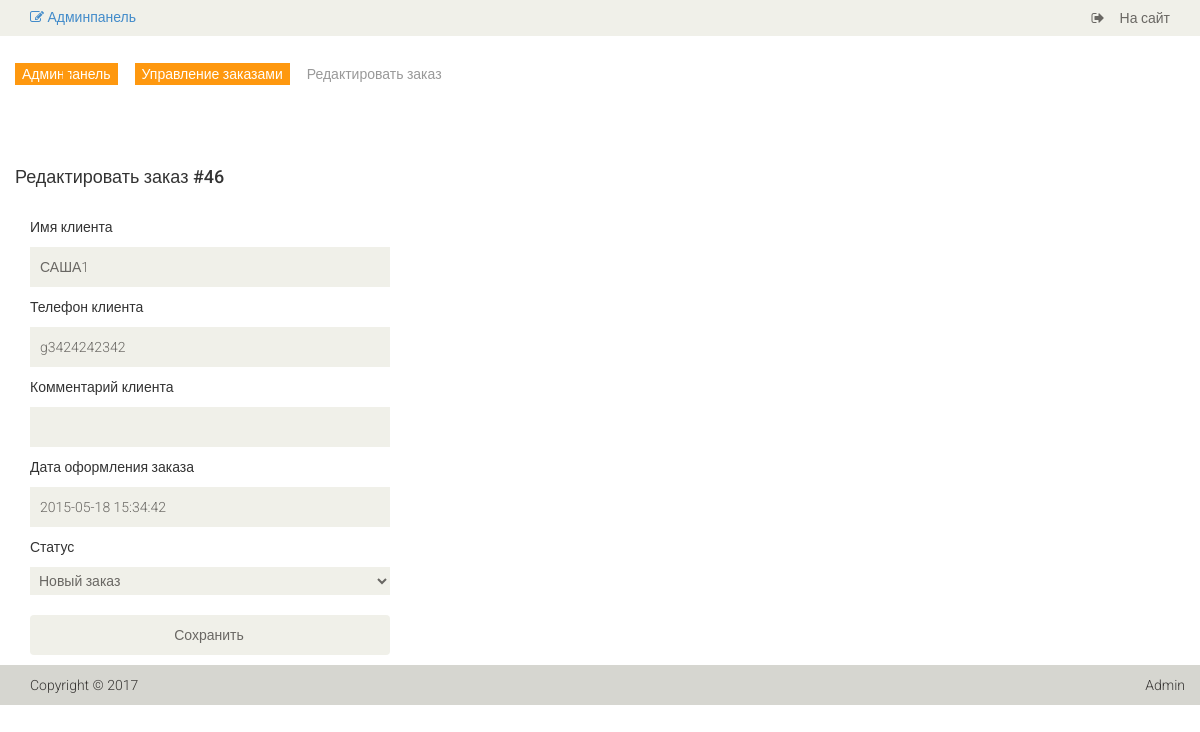
The app's page /admin/order/update/46 (signed in) with its own data.
### tables this page shows
CREATE TABLE `product_order` (
  `id` int(11) NOT NULL,
  `user_name` varchar(255) NOT NULL,
  `user_phone` varchar(255) NOT NULL,
  `user_comment` text NOT NULL,
  `user_id` int(11) DEFAULT NULL,
  `date` timestamp NOT NULL DEFAULT current_timestamp(),
  `products` text NOT NULL,
  `status` int(11) NOT NULL DEFAULT 1
);

### config/routes.php (called while the page is built)
<?php
return [
  'user/register' => 'user/register',
  'user/login' => 'user/login',
  'user/logout' => 'user/logout',
  'cabinet/edit' => 'cabinet/edit',
  'cabinet' => 'cabinet/index',
  'admin/product/create' => 'adminProduct/create',
  'admin/product/update/([0-9]+)' => 'adminProduct/update/$1',
  'admin/product/delete/([0-9]+)' => 'adminProduct/delete/$1',
  'admin/product' => 'adminProduct/index',
  'admin/category/create' => 'adminCategory/create',
  'admin/category/update/([0-9]+)' => 'adminCategory/update/$1',
  'admin/category/delete/([0-9]+)' => 'adminCategory/delete/$1',
  'admin/category' => 'adminCategory/index',
  'admin/order/update/([0-9]+)' => 'adminOrder/update/$1',
  'admin/order/delete/([0-9]+)' => 'adminOrder/delete/$1',
  'admin/order/view/([0-9]+)' => 'adminOrder/view/$1',
  'admin/order' => 'adminOrder/index',
  'admin' => 'admin/index',
  'category/([0-9]+)/page-([0-9]+)' => 'catalog/category/$1/$2',
  'category/([0-9]+)' => 'catalog/category/$1',
  'product/([0-9]+)' => 'product/view/$1',
  'catalog' => 'catalog/index',
  'head' => 'site/index',
  'about' => 'about/index',
  'contacts' => 'contacts/index',
  'cart/checkout' => 'cart/checkout',
  'cart/add/([0-9]+)' => 'cart/add/$1',
  'cart/addAjax/([0-9]+)/([0-9]+)' => 'cart/addAjax/$1/$2',
  'cart/delete/([0-9]+)' => 'cart/delete/$1',
  'cart' => 'cart/index',
  '' => 'site/index'
];

### controllers/AdminOrderController.php (called while the page is built, shortened)
<?php
class AdminOrderController extends AdminBase
{
    public function actionUpdate($id)
    {
        $order = Order::getOrderById($id);
        require_once(ROOT . '/views/admin_order/update.php');
        return true;
    }
}

### index.php (called while the page is built, shortened)
<?php
$router = new Router();
$router->run();

### models/Order.php (called while the page is built, shortened)
<?php
class Order
{
    public static function getOrderById($id)
    {
        $db = Db::GetConnection();
        $sql = "SELECT * FROM product_order WHERE id = $id";
        $result = $db->query($sql);
        $data = $result->fetch(PDO::FETCH_ASSOC);
        return $data;
    }
}

### views/admin_order/update.php (the view, shortened to what this page needs)
<?php include ROOT . '/views/layouts/header_admin.php'; ?>
<section>
    <div class="container">
        <div class="row">
            <br/>
            <div class="breadcrumbs">
                <ol class="breadcrumb">
                    <li><a href="/admin">Админпанель</a></li>
                    <li><a href="/admin/order">Управление заказами</a></li>
                    <li class="active">Редактировать заказ</li>
                </ol>
            </div>
            <h4>Редактировать заказ #<?php echo $id; ?></h4>
            <br/>
            <div class="col-lg-4">
                <div class="login-form">
                    <form action="#" method="post">
                        <p>Имя клиента</p>
                        <input type="text" name="userName" placeholder="" value="<?= $order['user_name'] ?>">
                        <p>Телефон клиента</p>
                        <input type="text" name="userPhone" placeholder="" value="<?= $order['user_phone'] ?>">
                        <p>Комментарий клиента</p>
                        <input type="text" name="userComment" placeholder="" value="<?= $order['user_comment'] ?>">
                        <p>Дата оформления заказа</p>
                        <input type="text" name="date" placeholder="" value="<?= $order['date'] ?>">
                        <p>Статус</p>
                        <select name="status">
                            <option value="1" <?php if ($order['status'] == 1) echo ' selected="selected"'; ?>>Новый заказ</option>
                        </select>
                        <br>
                        <br>
                        <input type="submit" name="submit" class="btn btn-default" value="Сохранить">
                    </form>
                </div>
            </div>
        </div>
    </div>
</section>
<?php include ROOT . '/views/layouts/footer_admin.php'; ?>

### components/Router.php (shortened to what this page needs)
<?php
class Router
{
    private $routes;
    public function __construct()
    {
        $routesPath = ROOT . '/config/routes.php';
        $this->routes = include($routesPath);
    }
    public function run()
    {
        $uri = trim($_SERVER["REQUEST_URI"], '/');
        foreach ($this->routes as $uriPattern => $path) {
            if (preg_match("~$uriPattern~", $uri)) {
                $internalRoute = preg_replace("~$uriPattern~", $path, $uri);
                $segments   = explode('/', $internalRoute);
                $controllerName = ucfirst(array_shift($segments) . 'Controller');
                $actionName = 'action' . ucfirst(array_shift($segments));
                $controllerObject = new $controllerName;
                $result = call_user_func_array(array($controllerObject, $actionName), $segments);
                if ($result) break;
            }
        }
    }
}

### views/layouts/header_admin.php (shortened to what this page needs)
<!DOCTYPE html>
<html lang="en">
    <head>
        <link href="/template/css/bootstrap.min.css" rel="stylesheet">
        <link href="/template/css/font-awesome.min.css" rel="stylesheet">
        <link href="/template/css/prettyPhoto.css" rel="stylesheet">
        <link href="/template/css/price-range.css" rel="stylesheet">
        <link href="/template/css/animate.css" rel="stylesheet">
        <link href="/template/css/main.css" rel="stylesheet">
        <link href="/template/css/responsive.css" rel="stylesheet">
    </head>
    <body>
        <div class="page-wrapper">
            <header id="header">
                <div class="header_top">
                    <div class="container">
                        <div class="row">
                            <div class="col-sm-6">
                                <div class="contactinfo">
                                    <h5>
                                        <a href="/admin"><i class="fa fa-edit"></i> Админпанель</a>
                                    </h5>
                                </div>
                            </div>
                            <div class="col-sm-6">
                                <div class="social-icons pull-right">
                                    <ul class="nav navbar-nav">
                                        <li><a href="/"><i class="fa fa-sign-out"></i>На сайт</a></li>
                                    </ul>
                                </div>
                            </div>
                        </div>
                    </div>
                </div>

### views/layouts/footer_admin.php (shortened to what this page needs)
</div>
<footer id="footer" class="page-footer">
    <div class="footer-bottom">
        <div class="container">
            <div class="row">
                <p class="pull-left">Copyright © 2017</p>
                <p class="pull-right">Admin</p>
            </div>
        </div>
    </div>
</footer>
</body>
</html>

### template/css/main.css (style rules this page uses)
body { font-family: 'Roboto', sans-serif; background:; position: relative; font-weight:400px; }
ul li { list-style: none; }
a { -webkit-transition: 300ms; -moz-transition: 300ms; -o-transition: 300ms; transition: 300ms; }
h1, h2, h3, h4, h5, h6 { font-family: 'Roboto', sans-serif; }
.header_top { background: none repeat scroll 0 0 #F0F0E9; }
.social-icons ul li a { border: 0 none; border-radius: 0; color: #696763; padding:0px; }
.social-icons ul li { display:inline-block; }
.social-icons ul li a i { padding: 11px 15px; transition: all 0.9s ease 0s; -moz-transition: all 0.9s ease 0s; -webkit-transition: all 0.9s ease 0s; -o-transition: all 0.9s ease 0s; }
#footer { background: #F0F0E9; }
.footer-bottom { background: #D6D6D0; padding-top: 10px; }
.footer-bottom p { color: #363432; font-family: 'Roboto', sans-serif; font-weight: 300; margin-left: 15px; }
.login-form form input, .signup-form form input { background: #F0F0E9; border: medium none; color: #696763; display: block; font-family: 'Roboto', sans-serif; font-size: 14px; font-weight: 300; height: 40px; margin-bottom: 10px; outline: medium none; padding-left: 10px; width: 100%; }
.breadcrumbs { position: relative; }
.breadcrumbs .breadcrumb { background:transparent; margin-bottom: 75px; padding-left: 0; }
.breadcrumbs .breadcrumb li a { background:#FE980F; color: #FFFFFF; padding: 3px 7px; }
.breadcrumbs .breadcrumb li a:after { content:""; height:auto; width: auto; border-width: 8px; border-style: solid; border-color:transparent transparent transparent #FE980F; position: absolute; top: 11px; left:48px; }
.breadcrumbs .breadcrumb > li + li:before { content: " "; }
.user_info input, select, textarea { background: #F0F0E9; border:0; color: #696763; padding: 5px; width: 100%; border-radius: 0; resize: none }

### records on screen
product_order: userName "САША1", userPhone "g3424242342", date "2015-05-18 15:34:42", status "Новый заказ"
